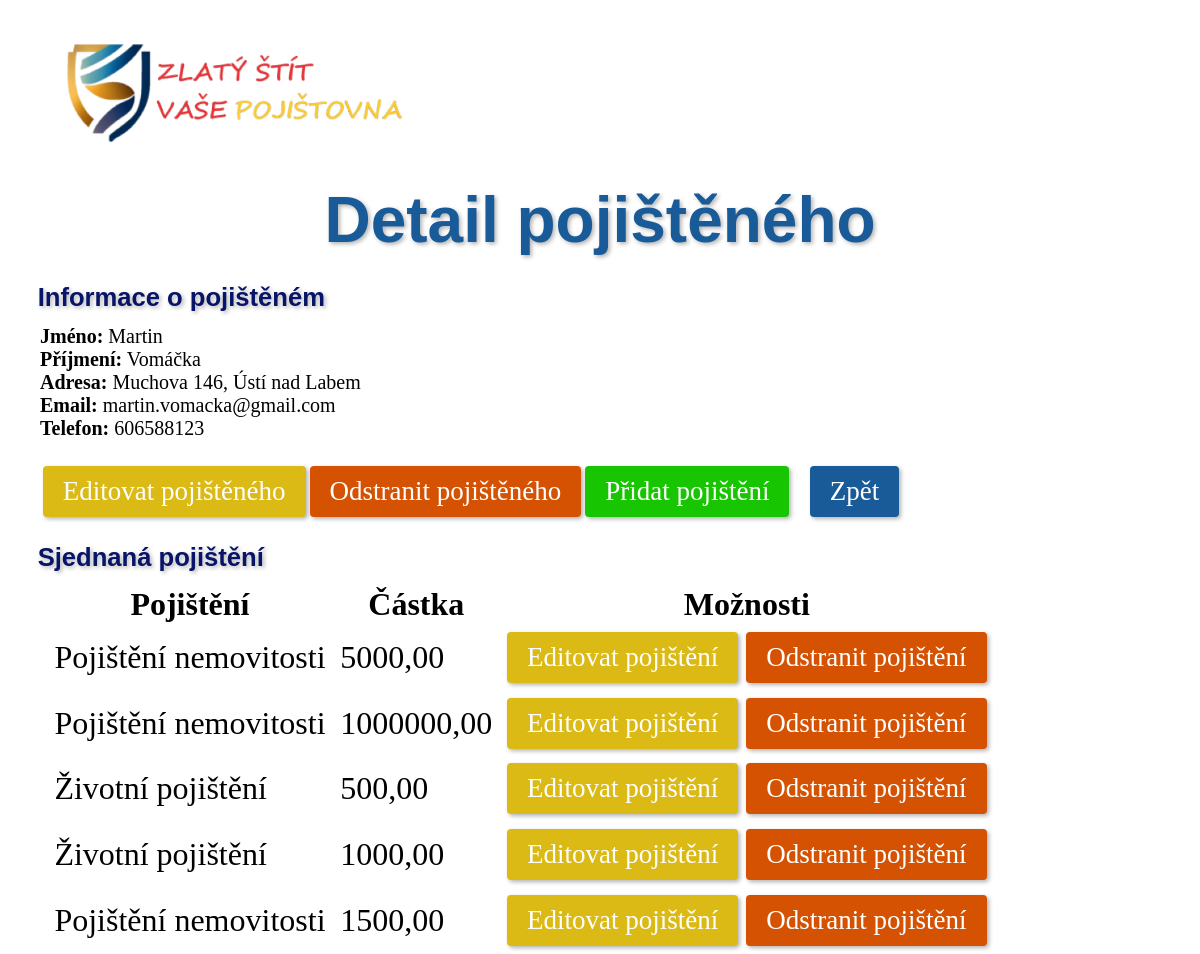
The app's page /pojisteni/pojisteny/1/ with its own data.
### pojisteni/models.py (models this page shows, shortened)
class Pojisteny(models.Model):
    jmeno = models.CharField(max_length=100)
    prijmeni = models.CharField(max_length=100)
    email = models.EmailField()
    cislo_popisne = models.CharField(max_length=10)
    telefon = models.CharField(max_length=20)
    ulice = models.CharField(max_length=100)
    psc = models.CharField(max_length=10)
    mesto = models.CharField(max_length=100)

class Pojisteni(models.Model):
    pojisteny_objekt = models.ForeignKey(Pojisteny, on_delete=models.CASCADE, related_name='pojisteni_set')
    nazev = models.CharField(max_length=100, blank=True)
    castka = models.DecimalField(max_digits=10, decimal_places=2, null=True)
    predmet = models.CharField(max_length=100, blank=True)
    platnost_od = models.DateField(blank=True, null=True)
    platnost_do = models.DateField(blank=True, null=True)
    class Meta:
        db_table = 'pojisteni'

### pojisteni/views.py (the view)
# urls.py: path('pojisteny/<int:pk>/', views.detail_pojisteneho, name='detail_pojisteneho'),
def detail_pojisteneho(request, pk):
    pojisteny = get_object_or_404(Pojisteny, pk=pk)
    return render(request, 'detail_pojisteneho.html', {'pojisteny': pojisteny})

### pojisteni/templates/detail_pojisteneho.html (shortened to what this page needs)
{% load static %}
<link rel="stylesheet" href="{% static 'pojisteni/style.css' %}">
{% block content %}
<div class="row">
    <img id="logo" src="{% static 'pojisteni/images/logo6.png' %}" alt="Logo">
<h1>Detail pojištěného</h1>
<div>
    <h2>Informace o pojištěném</h2>
    <p class="informace">
        <strong>Jméno:</strong> {{ pojisteny.jmeno }}<br>
        <strong>Příjmení:</strong> {{ pojisteny.prijmeni }}<br>
        <strong>Adresa:</strong> {{ pojisteny.ulice }} {{ pojisteny.cislo_popisne }}, {{ pojisteny.mesto }}<br>
        <strong>Email:</strong> {{ pojisteny.email }}<br>
        <strong>Telefon:</strong> {{ pojisteny.telefon }}<br>
    </p>
    <div class="btn-informace">
        <a href="{% url 'editovat_pojisteneho' pojisteny.pk %}" class="btn btn-primary btn-edit">Editovat pojištěného</a>
        <a href="{% url 'odstranit_pojisteneho' pojisteny.pk %}" class="btn btn-odstr">Odstranit pojištěného</a>
        <a href="{% url 'pridat_pojisteni' pojisteny.pk %}" class="btn btn-primary btn-pridat">Přidat pojištění</a>
        <a href="{% url 'seznam_pojistenych' %}" class="btn btn-primary btn-zpet">Zpět</a>
    </div>
</div>
<div>
    <h2>Sjednaná pojištění</h2>
    <table class="pojisteni-table">
        <thead>
            <tr>
                <th>Pojištění</th>
                <th>Částka</th>
                <th>Možnosti</th>
            </tr>
        </thead>
        <tbody>
            {% for pojisteni in pojisteny.pojisteni_set.all %}
            <tr>
                <td>{{ pojisteni.nazev }}</td>
                <td>{{ pojisteni.castka }}</td>
                <td>
                    <a href="{% url 'editovat_pojisteni' pojisteni.pk %}" class="btn btn-primary btn-edit">Editovat pojištění</a>
                    <a href="{% url 'odstranit_pojisteni' pojisteni.pk %}" class="btn btn-primary btn-odstr">Odstranit pojištění</a>
                </td>
            </tr>
            {% endfor %}
        </tbody>
    </table>
</div>
</div>
{% endblock %}

### pojisteni/static/pojisteni/style.css (style rules this page uses)
* { margin: 0; padding: 0; box-sizing: border-box; }
.row { max-width: 1140px; margin: auto; }
#logo { max-width: 30%; margin: 3%; }
h1 { font-size: 4em; text-align: center; font-family: Verdana, Geneva, Tahoma, sans-serif; color: #195a98; text-shadow: 2px 2px 4px rgba(0, 0, 0, 0.3); }
h2 { font-size: 1.6em; font-family: Verdana, Geneva, Tahoma, sans-serif; color: #071467; text-shadow: 2px 2px 4px rgba(0, 0, 0, 0.3); margin-top: 1em; margin-bottom: 0.5em; margin-left: 0.3em; }
.btn { display: inline-block; padding: 10px 20px; background-color: #17c600; color: #fff; text-decoration: none; border-radius: 4px; font-size: 27px; box-shadow: 2px 2px 4px rgba(0, 0, 0, 0.3); }
.btn-informace { margin: 0.8em; }
.btn-edit { background-color: #dcba15; }
.btn-odstr { background-color: #d45202; }
.btn-pridat { margin-top: 0.5em; }
.btn-zpet { background-color: #195a98; margin-left: 0.6em; }
.informace { font-size: 20px; margin-left: 0.5em; }
.pojisteni-table { font-size: 2em; margin-left: 0.5em; }
table.pojisteni-table td { padding: 0.2em; }

### records on screen
Pojisteny: jmeno "Martin", prijmeni "Vomáčka", ulice "Muchova", cislo_popisne "146", mesto "Ústí nad Labem", email "martin.vomacka@gmail.com", telefon "606588123"
Pojisteni: nazev "Pojištění nemovitosti", castka "5000,00"
Pojisteni: nazev "Pojištění nemovitosti", castka "1000000,00"
Pojisteni: nazev "Životní pojištění", castka "500,00"
Pojisteni: nazev "Životní pojištění", castka "1000,00"
Pojisteni: nazev "Pojištění nemovitosti", castka "1500,00"
